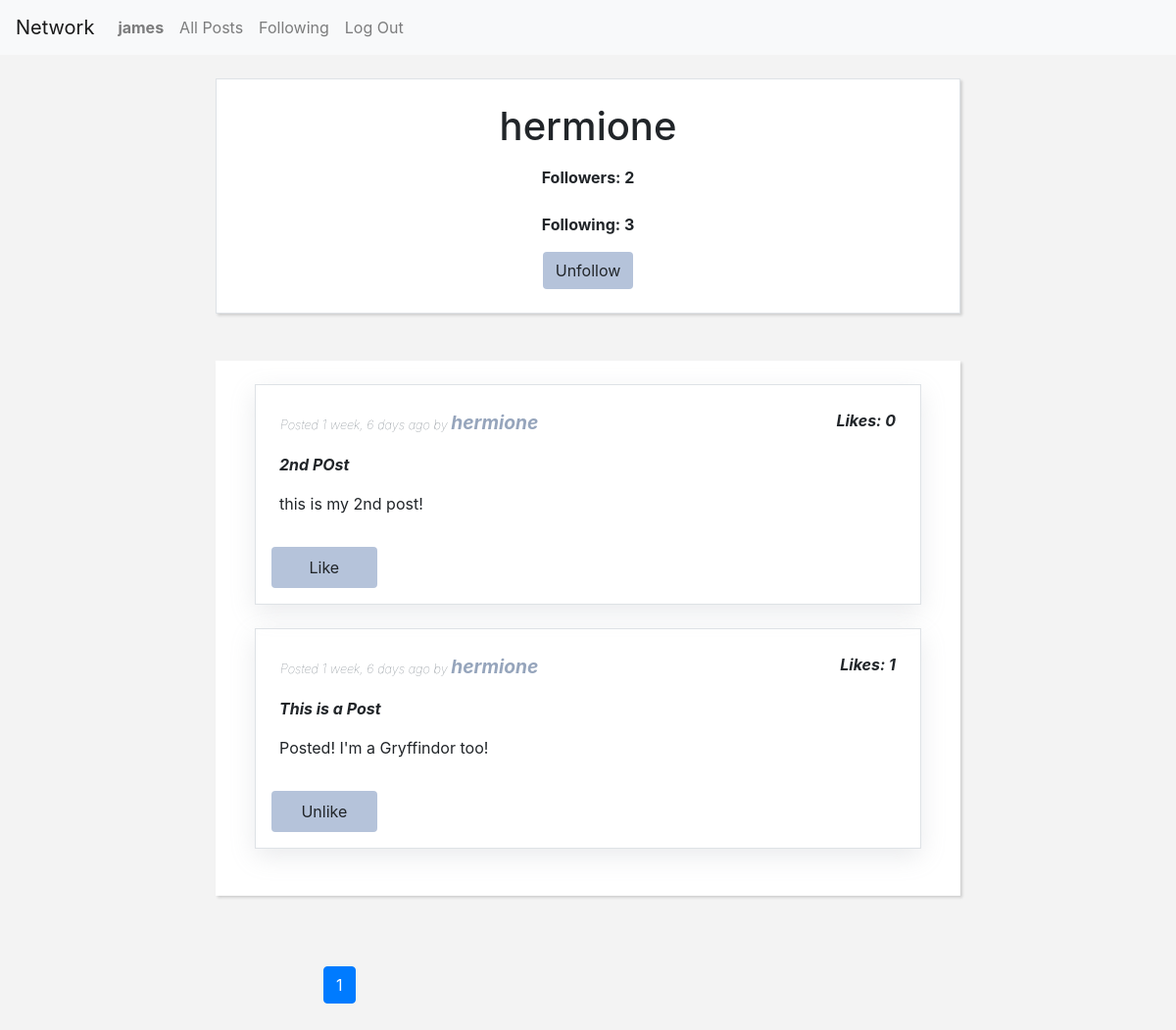
Page /profile/hermione (signed in) on the earlier database version.
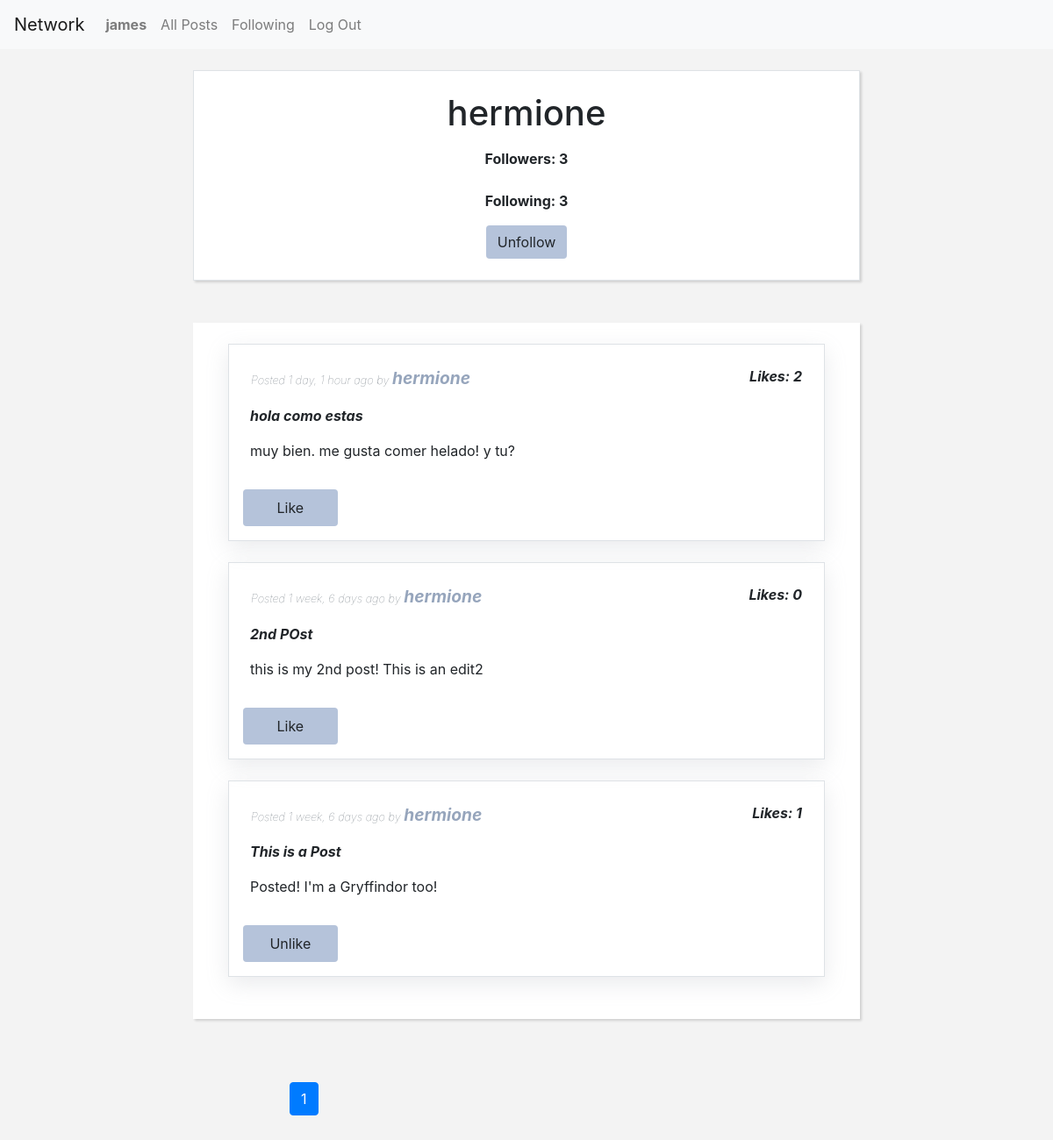
Same page on the later database version.
### network/models.py (models this page shows)
class User(AbstractUser):
    followers = models.ManyToManyField("self", symmetrical=False, blank=True)

class Post(models.Model):
    author = models.ForeignKey(User, on_delete=models.SET_NULL, related_name="posts", null=True)
    title = models.CharField(max_length=100, blank=True, null=True )
    body = models.TextField(max_length=450, blank=False)
    timestamp = models.DateTimeField(auto_now_add=True)
    liked_by = models.ManyToManyField(User, related_name="postsliked")
    def __str__(self):
        return f"{self.id}: {self.author} wrote: {self.body} on {self.timestamp}"

### network/views.py (the view)
# urls.py: path("profile/<str:username_profile>", views.profile, name="profileurl"),
def profile(request, username_profile):
    selected_user = username_profile
    selected_user = User.objects.get(username=selected_user)
    followers = selected_user.followers.all()
    userz_posts = Post.objects.order_by("-timestamp").filter(author=selected_user)
    page = Paginator(userz_posts,10)
    page_number= request.GET.get('page', 1)
    userz_posts = page.get_page(page_number)
    allusers = User.objects.exclude(username=selected_user)
    following = []
    for user in allusers:
        if selected_user in user.followers.all():
            following.append(user)
    return render(request, "network/profile.html", {
        "allposts":userz_posts,
        "selected_user":selected_user,
        "following" : following
    })

### network/templates/network/profile.html (shortened to what this page needs)
{% extends "network/layout.html" %}
{% load static %}
{% load humanize %}
{% block body %}
<div class="container-xl">
  <div class=" row justify-content-center ">
    <div class="col-12 col-lg-8 border m-4 p-4 bg-white text-center box-shadow">
      <h1>{{ selected_user }}</h1>
            <div id="followers" class="m-2 p-2"><strong>Followers: {{ selected_user.followers.count }}</strong></div>
            <div class="m-2 p-2"><strong>Following: {{ following|length }}</strong></div>
            {% if user != selected_user %}
                {% if user.is_authenticated %}
                <div id="follow-button-div">
                  {% if user not in selected_user.followers.all %}
                    <button id="follow-button" class="btn blue-button" data-selected_user="{{ selected_user }}" onclick="follow(this.dataset)">Follow</button>
                  {% else %}
                    <button id="follow-button" class="btn blue-button" data-selected_user="{{ selected_user }}" onclick="follow(this.dataset)">Unfollow</button>
                  {% endif %}
                </div>
                {% endif %}
            {% endif %}
              </div>
            </div>
          </div>
{% include "network/post_block.html" %}
{% endblock %}

### network/templates/network/post_block.html (shortened to what this page needs)
{% load humanize %}
<div class="container-lg">
    <div class=" row justify-content-center">
        <div class=" justify-content-center col-12 col-lg-8 m-4 p-4 bg-white box-shadow">
  {% if not allposts %}
    There are no posts.
  {% else %}
    {% for post in allposts %}
          <div class = 'border box-shadow-posts p-3 mb-4 mx-0 mx-md-3' data-postinfo="{{ post }}" id="post{{post.id}}">
            <div class=" row px-3">
              <div class=" mr-auto col-sm-8  p-2 order-md-2 small text-left text-muted font-italic font-weight-lighter align-self-center">
                  Posted {{ post.timestamp|naturaltime }} by <a href="{% url 'profileurl' username_profile=post.author %}" class="user-link">{{ post.author }}</a>
              </div>
              <div  class=" col-3 col-sm-4 col-md-2 p-2 order-md-2 text-right font-italic">
                <strong id="post{{post.id}}-likes">Likes: {{ post.liked_by.count }}</strong>
              </div>
            </div>
            <div class="mb-2 col px-2 pb-2 pt-md-2 order-md-1 text-break">
              <strong><em><p>{{ post.title }}</p></strong></em>
              <p id="postBody_{{post.id}}">{{ post.body }}</p>
            </div>
            {% if user.is_authenticated %}
              {% if user == post.author %}
              <button id="post{{post.id}}editpost" class="btn green-button col-2 col-sm-1 col-md-2 p-2 order-md-2 text-center align-self-center"
              data-postauthor="{{ post.author }}" data-editpostbody="{{ post.body }}" data-editpost-id="{{ post.id }}" onclick="editpost(this.dataset)">Edit Post</button>
              {% else %}
                {% if user in post.liked_by.all %}
                <button id="post{{post.id}}-like-unlike" class="btn blue-button col-2 col-sm-1 col-md-2 p-2 order-md-2 text-center align-self-center" data-likedpost-id="{{ post.id }}" data-post-likedby="{{ post.liked_by.all }}" data-user="{{ user }}"
                data-likes="{{ post.liked_by.count }}" onclick="likepost(this.dataset)">Unlike</button>
                {% else %}
                <button id="post{{post.id}}-like-unlike" class="btn blue-button col-2 col-sm-1 col-md-2 p-2 order-md-2 text-center align-self-center" data-likedpost-id="{{ post.id }}" data-post-likedby="{{ post.liked_by.all }}" data-user="{{ user }}"
                data-likes="{{ post.liked_by.count }}" onclick="likepost(this.dataset)">Like</button>
                {% endif %}
              {% endif %}
            {% endif %}
          </div>
    {% endfor %}
  {% endif %}
      </div>
    </div>
  </div>
  <div class = "container" id="pagenav">
      <div class="row my-5">
          <div class="col-md-4 offset-md-3">
              <nav aria-label="...">
                  <ul class="pagination">
                    <li class="page-item active" aria-current="page">
                      <a class="page-link" href="#">{{ allposts.number }}</a>
                    </li>
                  </ul>
                </nav>
          </div>
      </div>
  </div>

Differences in the rows shown:
changed User "hermione": followers.count "2" → "3"
added Post: timestamp "1 day, 1 hour ago", author "hermione", liked_by.count "2", title "hola como estas", body "muy bien. me gusta comer helado! y tu?"
changed Post "2nd POst": body "this is my 2nd post!" → "this is my 2nd post! This is an edit2"
